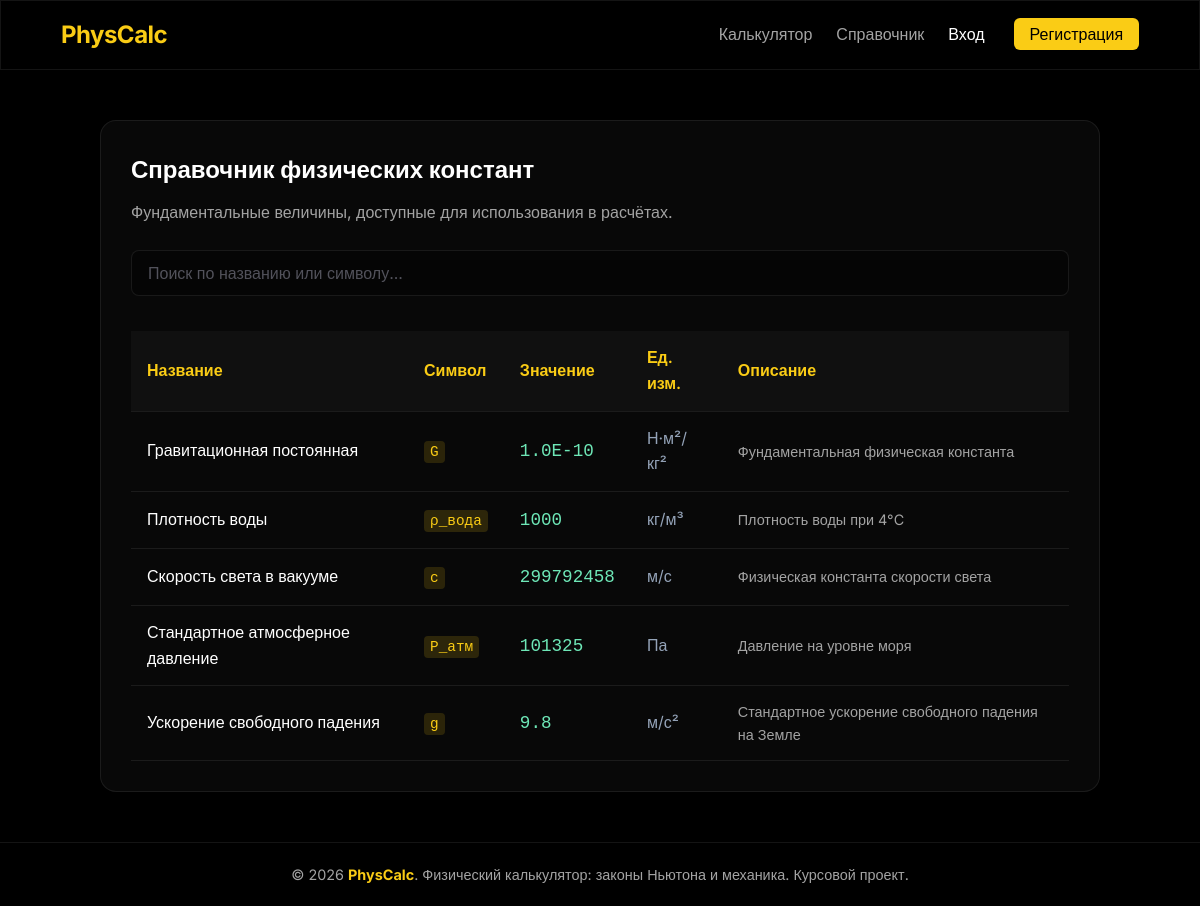
/reference.php, run on the app's committed database.
### tables this page shows
CREATE TABLE IF NOT EXISTS constants (
    id INT AUTO_INCREMENT PRIMARY KEY,
    name VARCHAR(100) NOT NULL,
    symbol VARCHAR(20) NOT NULL,
    value DECIMAL(20,10) NOT NULL,
    unit VARCHAR(50) NOT NULL,
    description TEXT
);

### reference.php (the view, shortened to what this page needs)
<?php
require_once __DIR__ . '/includes/db.php';
require_once __DIR__ . '/includes/header.php';
$stmt = $pdo->query("SELECT * FROM constants ORDER BY name ASC");
$constants = $stmt->fetchAll(PDO::FETCH_ASSOC);
?>
<div class="glass-panel" style="padding: 30px; width: 100%; max-width: 1000px; margin: 0 auto;">
    <h2 style="margin-bottom: 10px;">Справочник физических констант</h2>
    <p style="color: var(--text-secondary); margin-bottom: 25px;">Фундаментальные величины, доступные для использования в расчётах.</p>
    <div class="form-modern" style="margin-bottom: 20px;">
        <input type="text" id="searchInput" placeholder="Поиск по названию или символу..."
               style="width: 100%; padding: 12px 16px; background: rgba(0,0,0,0.3); color: #fff; border: 1px solid var(--glass-border); border-radius: 8px; font-size: 1rem; outline: none; transition: border-color 0.3s;">
    </div>
    <div style="overflow-x: auto;">
        <table class="glass-table">
            <thead>
                <tr>
                    <th>Название</th>
                    <th>Символ</th>
                    <th>Значение</th>
                    <th>Ед. изм.</th>
                    <th>Описание</th>
                </tr>
            </thead>
            <tbody id="constantsBody">
                <?php if (empty($constants)): ?>
                    <tr><td colspan="5" style="text-align: center;">Справочник пуст.</td></tr>
                <?php else: ?>
                    <?php foreach ($constants as $c):
                        $val = (float)$c['value'];
                    ?>
                        <tr class="constant-row">
                            <td style="font-weight: 500;"><?= htmlspecialchars($c['name']) ?></td>
                            <td><code style="background: rgba(250, 204, 21, 0.15); color: #facc15; padding: 3px 6px; border-radius: 4px; font-size: 0.9rem;"><?= htmlspecialchars($c['symbol']) ?></code></td>
                            <td style="font-family: monospace; color: #6ee7b7; font-size: 1.1rem;"><?= htmlspecialchars($val) ?></td>
                            <td style="color: #94a3b8;"><?= htmlspecialchars($c['unit']) ?></td>
                            <td style="font-size: 0.9rem; color: var(--text-secondary);"><?= htmlspecialchars($c['description']) ?></td>
                        </tr>
                    <?php endforeach; ?>
                <?php endif; ?>
            </tbody>
        </table>
    </div>
</div>
<?php require_once __DIR__ . '/includes/footer.php'; ?>

### css/style.css (style rules this page uses)
:root { --primary-color: #facc15; --primary-hover: #eab308; --secondary-color: #262626; --bg-color: #000000; --panel-bg: #0a0a0a; --glass-bg: rgba(10, 10, 10, 0.8); --glass-border: rgba(255, 255, 255, 0.08); --glass-shadow: 0 8px 32px 0 rgba(0, 0, 0, 0.9); --text-primary: #ffffff; --text-secondary: #a3a3a3; --accent-glow: rgba(250, 204, 21, 0.25); }
* { margin: 0; padding: 0; box-sizing: border-box; }
body { font-family: 'Inter', sans-serif; background-color: var(--bg-color); color: var(--text-primary); display: flex; flex-direction: column; min-height: 100vh; line-height: 1.6; }
.glass-panel { background: var(--glass-bg); backdrop-filter: blur(12px); -webkit-backdrop-filter: blur(12px); border: 1px solid var(--glass-border); border-radius: 16px; box-shadow: var(--glass-shadow); }
.form-modern input { width: 100%; padding: 12px 16px; background: #000000; border: 1px solid #3f3f46; border-radius: 8px; color: #ffffff; font-family: inherit; font-size: 1rem; transition: all 0.3s ease; }
.form-modern input::placeholder { color: #52525b; }
.glass-table { width: 100%; border-collapse: collapse; margin-top: 15px; color: var(--text-primary); }
.glass-table th, .glass-table td { padding: 14px 16px; border-bottom: 1px solid var(--glass-border); text-align: left; }
.glass-table th { font-weight: 600; color: var(--primary-color); background: rgba(255, 255, 255, 0.03); }
.glass-table code { background: rgba(250, 204, 21, 0.15); padding: 2px 6px; border-radius: 4px; font-family: monospace; color: var(--primary-color); }

### data on the page
constants: name "Гравитационная постоянная", symbol "G", value "1.0E-10", unit "Н·м²/кг²", description "Фундаментальная физическая константа"
constants: name "Плотность воды", symbol "ρ_вода", value "1000", unit "кг/м³", description "Плотность воды при 4°C"
constants: name "Скорость света в вакууме", symbol "c", value "299792458", unit "м/с", description "Физическая константа скорости света"
constants: name "Стандартное атмосферное давление", symbol "P_атм", value "101325", unit "Па", description "Давление на уровне моря"
constants: name "Ускорение свободного падения", symbol "g", value "9.8", unit "м/с²", description "Стандартное ускорение свободного падения на Земле"
